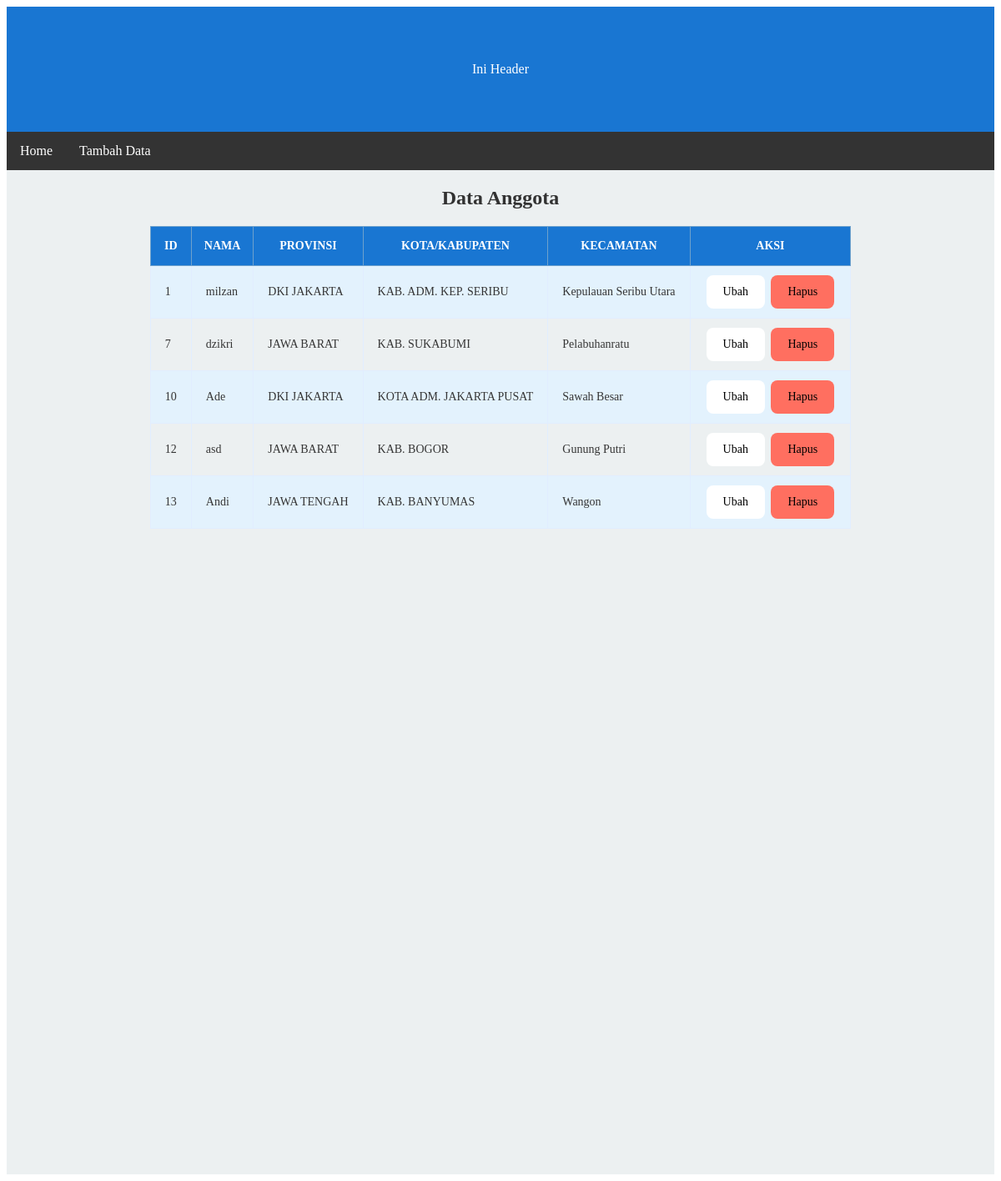
The page / on the database its author committed.
### tables this page shows
CREATE TABLE `data_diri` (
  `id` int(11) NOT NULL,
  `nama` varchar(25) NOT NULL,
  `provinsi` varchar(30) NOT NULL,
  `kota_kab` varchar(30) NOT NULL,
  `kecamatan` varchar(30) NOT NULL
);

### index.php (the view, shortened to what this page needs)
<html>
<head>
</head>
<?php require 'header.php'; ?>
<h2 style="text-align: center">Data Anggota</h2>
<?php
require 'koneksi.php';
$query = $db->prepare("SELECT * FROM data_diri");
$query->execute();
echo '<table class="data-table">
		<thead>
			<tr>
				<th>ID</th>
				<th>Nama</th>
				<th>Provinsi</th>
				<th>Kota/Kabupaten</th>
				<th>Kecamatan</th>
				<th>Aksi</th>
			</tr>
		</thead>
		<tbody>';
while ($data = $query->fetchObject()) {
    ?>
    <tr>
        <td><?= $data->id; ?></td>
        <td><?= $data->nama; ?></td>
        <td><?= $data->provinsi; ?></td>
        <td><?= $data->kota_kab; ?></td>
        <td><?= $data->kecamatan; ?></td>
        <td>
            <a href="edit.php?idubah=<?= $data->id ?>" class="button button4">Ubah</a>
            <a onclick="return confirm('Yakin mau dihapus ?')" href="delete.php?id=<?= $data->id ?>" class='button button3'>Hapus</a>
        </td>
    </tr>
<?php } ?>
</tbody>
</table>
</body>
</html>

### header.php (shortened to what this page needs)
<!doctype html>
<html lang="en">
<head>
</head>
<body>
  <div id="container">
    <div id="header"><span>Ini Header</span></div>
    <div id="navigation">
      <ul>
        <li><a href="index.php">Home</a></li>
        <li><a href="create.php">Tambah Data</a></li>
      </ul>
    </div>
    <div style="color: #323232" id="content">

### index.php (style rules this page uses)
table { margin: auto; font-size: 12px; }
.data-table { border-collapse: collapse; font-size: 14px; min-width: 537px; }
.data-table th, .data-table td { border: 1px solid #e1edff; padding: 7px 17px; }
.data-table thead th { background-color: #1976d2; color: #FFFFFF; border-color: #6ea1cc !important; text-transform: uppercase; padding: 15px; }
.data-table tbody td { color: #353535; }
.data-table tbody tr:nth-child(odd) td { background-color: #e3f2fd; }
.button { background-color: #4CAF50; border: none; color: white; padding: 12 20px; text-align: center; text-decoration: none; display: inline-block; font-size: 14px; margin: 4px 2px; -webkit-transition-duration: 0.4s; transition-duration: 0.4s; cursor: pointer; border-radius: 8px; }
.button3 { background-color: #ff6f60; color: black; }
.button4 { background-color: white; color: black; }

### header.php (style rules this page uses)
div { text-align: center; color: #FFFFFF; font-family: "Century Gothic"; }
span { display: table-cell; vertical-align: middle; }
#container { display: table; height: 1400px; width: 100%; }
#container>div { display: table-row; }
#header { background-color: #1976d2; height: 150px; }
#navigation { background-color: #262626; height: 40px; }
#content { background-color: #ECF0F1; width: 100%; height: 100%; float: left; position: static; }
li { float: left; }
ul { list-style-type: none; margin: 0; padding: 0; overflow: hidden; background-color: #333; }
li a { display: block; color: white; text-align: center; padding: 14px 16px; text-decoration: none; }

### rows shown on the page
data_diri: id "1", nama "milzan", provinsi "DKI JAKARTA", kota_kab "KAB. ADM. KEP. SERIBU", kecamatan "Kepulauan Seribu Utara"
data_diri: id "7", nama "dzikri", provinsi "JAWA BARAT", kota_kab "KAB. SUKABUMI", kecamatan "Pelabuhanratu"
data_diri: id "10", nama "Ade", provinsi "DKI JAKARTA", kota_kab "KOTA ADM. JAKARTA PUSAT", kecamatan "Sawah Besar"
data_diri: id "12", nama "asd", provinsi "JAWA BARAT", kota_kab "KAB. BOGOR", kecamatan "Gunung Putri"
data_diri: id "13", nama "Andi", provinsi "JAWA TENGAH", kota_kab "KAB. BANYUMAS", kecamatan "Wangon"
